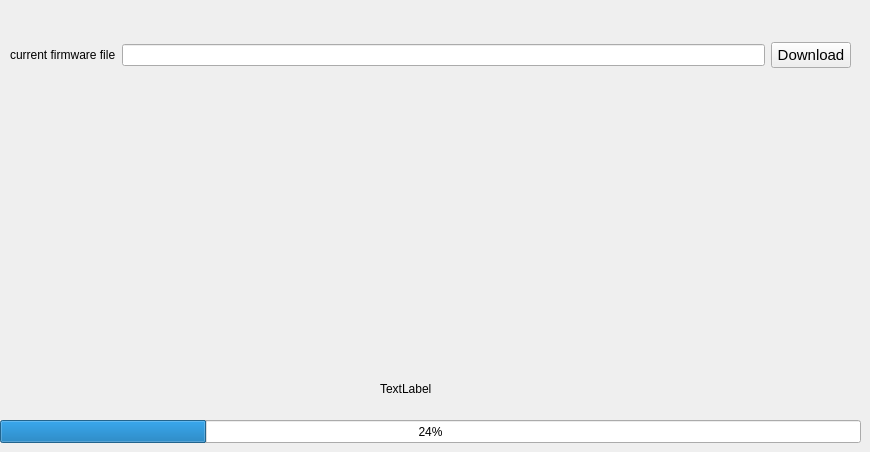
   <widget class="QWidget" name="tab_10">
    <attribute name="title">
     <string>Ispdownload</string>
    </attribute>
    <widget class="QProgressBar" name="progressBar">
     <property name="geometry">
      <rect>
       <x>0</x>
       <y>420</y>
       <width>861</width>
       <height>23</height>
      </rect>
     </property>
     <property name="value">
      <number>24</number>
     </property>
    </widget>
    <widget class="QLabel" name="label_39">
     <property name="geometry">
      <rect>
       <x>380</x>
       <y>380</y>
       <width>67</width>
       <height>17</height>
      </rect>
     </property>
     <property name="text">
      <string>TextLabel</string>
     </property>
    </widget>
    <widget class="QWidget" name="">
     <property name="geometry">
      <rect>
       <x>10</x>
       <y>40</y>
       <width>841</width>
       <height>30</height>
      </rect>
     </property>
     <layout class="QHBoxLayout" name="horizontalLayout_2">
      <item>
       <widget class="QLabel" name="label_42">
        <property name="text">
         <string>current firmware file</string>
        </property>
       </widget>
      </item>
      <item>
       <widget class="QLineEdit" name="lineEdit_4"/>
      </item>
      <item>
       <widget class="QPushButton" name="pb_execvc_2">
        <property name="font">
         <font>
          <pointsize>11</pointsize>
         </font>
        </property>
        <property name="text">
         <string>Download</string>
        </property>
       </widget>
      </item>
     </layout>
    </widget>
   </widget>
